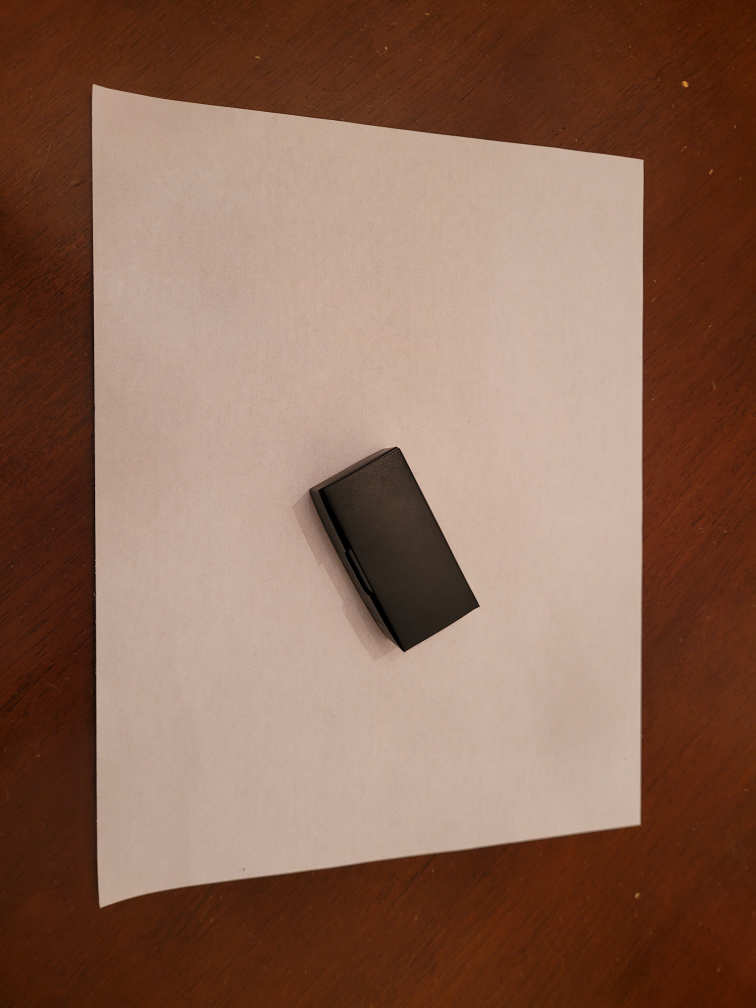
#> input picture example.jpg, 3024 x 4032 px (shown at 1/4 size)
$ python -i utils.py   (imports and definitions only)
#> lines starting #> are read from the running program, lines starting #| are printed output that depends on the picture; after the words box and inside, x2 and y2 are one past the last pixel; in counts of white or black regions, pixels touching at a corner belong together
#> further down, picture is the input picture: shape (4032, 3024, 3); mean B, G, R 85.9, 103.8, 139.4
import cv2
import numpy as np


def getContours(img, cThr=[100, 100], showCanny=False, minArea=1000, filter=0, draw=False):
#> called with showCanny = False, minArea = 1000, filter = 0, draw = False
    imgGrey = cv2.cvtColor(img, cv2.COLOR_BGR2GRAY)  # convert into greyscale
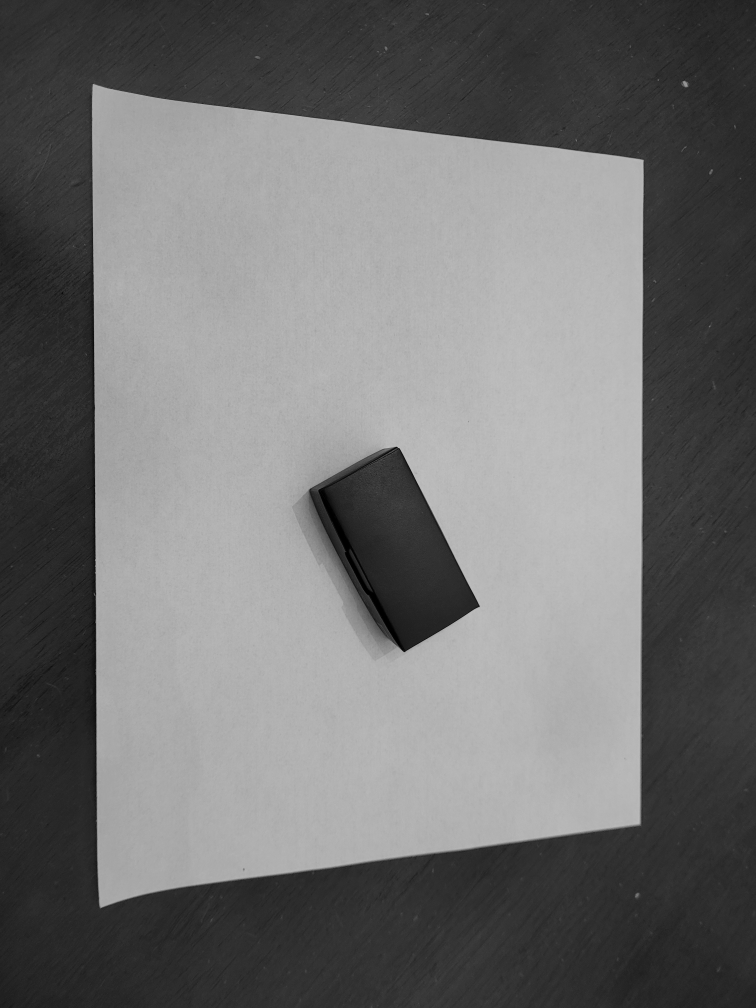
#> imgGrey: shape (4032, 3024) (shown at 1/4 size); min 0, max 200, mean 112.4
    imgBlur = cv2.GaussianBlur(imgGrey, (5, 5), 1)
    imgCanny = cv2.Canny(imgBlur, cThr[0], cThr[1])
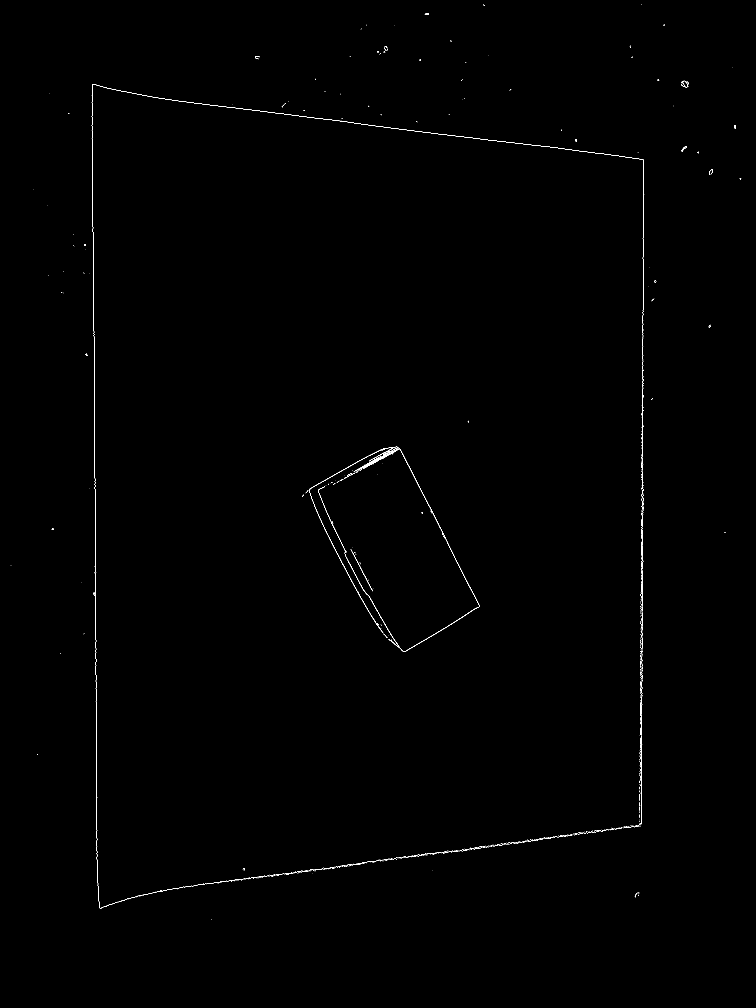
#> imgCanny: shape (4032, 3024) (shown at 1/4 size); 0.16% white in thin lines or dots, all inside (x1, y1, x2, y2) = (43, 16, 2965, 3678)
    kernel = np.ones((5, 5))
    imgDial = cv2.dilate(imgCanny, kernel, iterations=3)
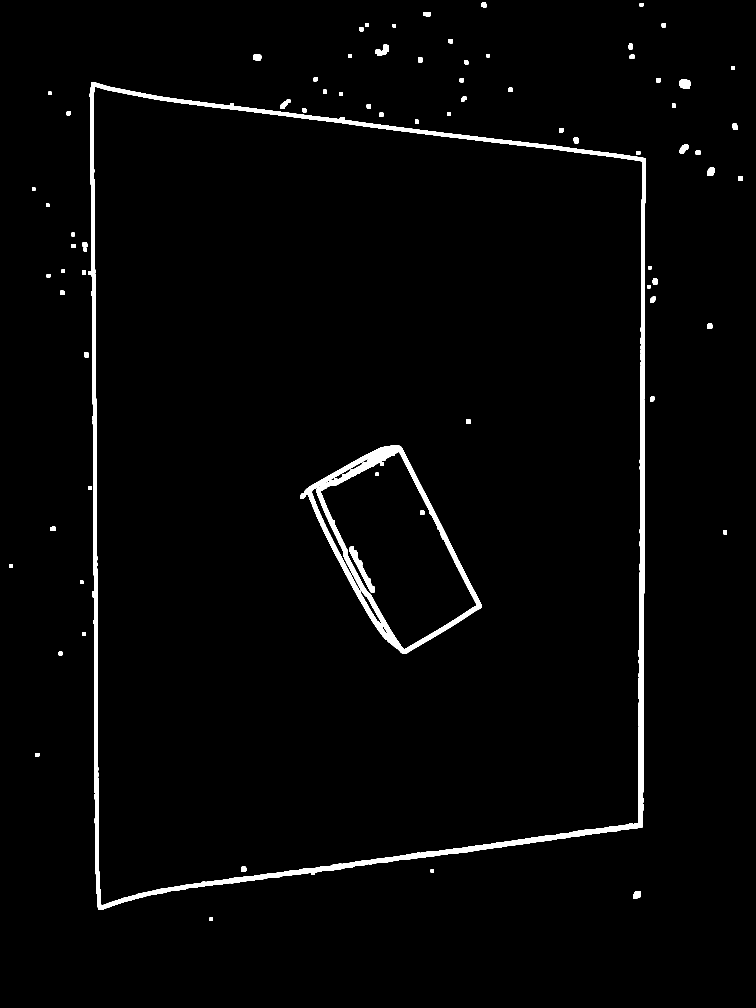
#> imgDial: shape (4032, 3024) (shown at 1/4 size); 2.1% white; 79 white regions, largest, box (x1, y1, x2, y2) and area: (358, 330, 2583, 3640) 163506, (1202, 1781, 1925, 2614) 60833, (1397, 2185, 1499, 2371) 3964
    imgThreshold = cv2.erode(imgDial, kernel, iterations=2)
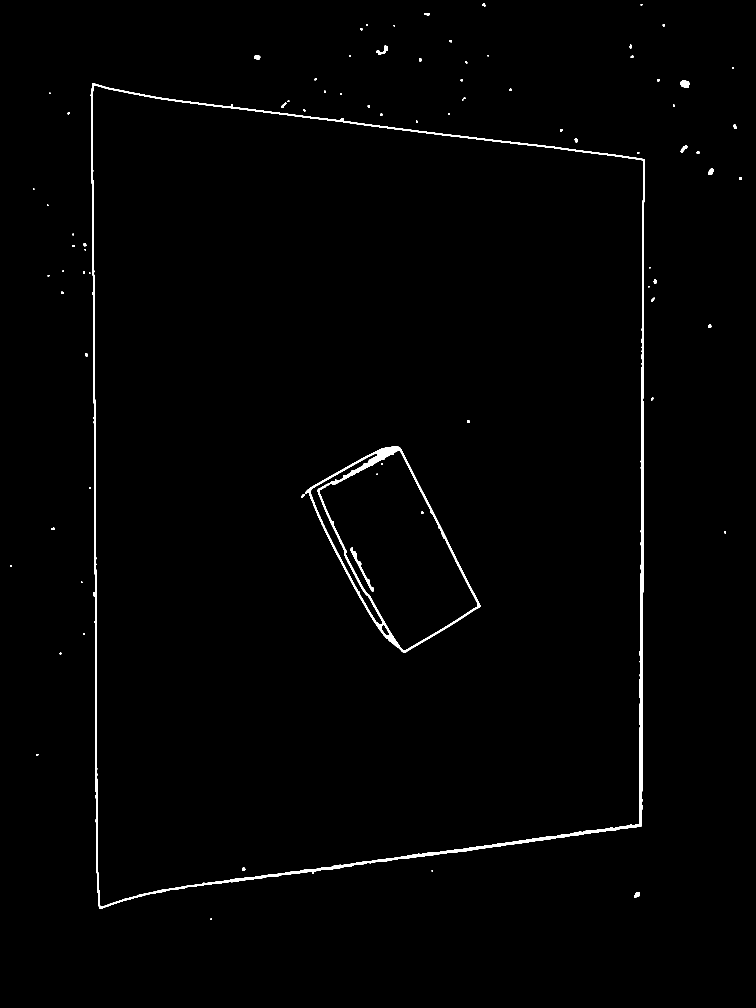
#> imgThreshold: shape (4032, 3024) (shown at 1/4 size); 0.9% white; 82 white regions
    if showCanny:
        resized = cv2.resize(imgThreshold, (0, 0), None, 0.15, 0.15)
        cv2.imshow('Canny', resized)

    contours, hierarchy = cv2.findContours(
        imgThreshold, cv2.RETR_EXTERNAL, cv2.CHAIN_APPROX_SIMPLE)
#> contours = 74 contours, 14 with area under 20; largest, box (x1, y1, x2, y2) and area: (362, 334, 2579, 3636) 6498250, (2722, 321, 2758, 352) 802, (1506, 183, 1552, 220) 500, (2834, 675, 2854, 700) 345, (2723, 582, 2749, 610) 310

    finalContours = []

    for i in contours:
        area = cv2.contourArea(i)
        if area > minArea:
            perimeter = cv2.arcLength(i, True)
            approx = cv2.approxPolyDP(i, 0.02*perimeter, True)
            bbox = cv2.boundingRect(approx)
            if filter > 0:
                if len(approx) == filter:
                    finalContours.append([len(approx), area, approx, bbox, i])
            else:
                finalContours.append([len(approx), area, approx, bbox, i])
#> this loop made 74 passes
#> (area, perimeter, approx, bbox) on pass 53: (6498250.5, 10803.4, [[369, 334], [397, 3634], [2564, 3306], [2577, 638]], (369, 334, 2209, 3301))
#> area on passes 1, 2, 4, 5, 6, 9: 24, 287, 29, 24.5, 29, 38
#> after the loop, finalContours = 1 item

    # sort contour area from largest to smallest
    finalContours = sorted(finalContours, key=lambda x: x[1], reverse=True)

    if draw:
        for con in finalContours:
            cv2.drawContours(img, con[4], -1, (0, 0, 255), 3)

    return img, finalContours


def reorder(points):
    newPoints = np.zeros_like(points)
    points = points.reshape((4, 2))
    add = points.sum(1)
    newPoints[0] = points[np.argmin(add)]
    newPoints[3] = points[np.argmax(add)]
    diff = np.diff(points, axis=1)
    newPoints[1] = points[np.argmin(diff)]
    newPoints[2] = points[np.argmax(diff)]
    return newPoints


# gets a bird's-eye perspective of the image
def warpImage(img, points, w, h, pad=20):

    points = reorder(points)
    pts1 = np.float32(points)
    pts2 = np.float32([[0, 0], [w, 0], [0, h], [w, h]])
    matrix = cv2.getPerspectiveTransform(pts1, pts2)
    imgWarp = cv2.warpPerspective(img, matrix, (w, h))
    imgWarp = imgWarp[pad:imgWarp.shape[0]-pad, pad:imgWarp.shape[1]-pad]

    return imgWarp


def findDistance(pts1, pts2):
    return ((pts2[0] - pts1[0])**2 + (pts2[1] - pts1[1])**2)**0.5

>>> import cv2
>>> picture = cv2.imread('example.jpg')
>>> result = getContours(picture)
